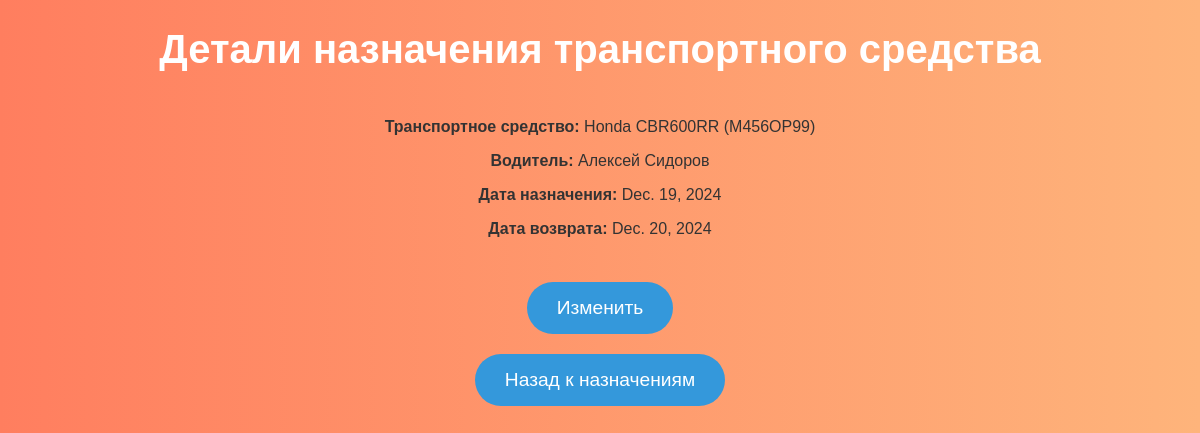
The app's page /assignments/detail/2/ with its own data.
### lab7app/models.py (models this page shows, shortened)
class VehicleAssignment(models.Model):
    assignment_id = models.AutoField(primary_key=True)
    vehicle = models.ForeignKey(Vehicle, on_delete=models.CASCADE)
    driver = models.ForeignKey(Driver, on_delete=models.CASCADE)
    assignment_date = models.DateField()
    return_date = models.DateField(null=True, blank=True)

class Vehicle(models.Model):
    vehicle_id = models.AutoField(primary_key=True)
    type = models.CharField(max_length=255)
    model = models.CharField(max_length=255)
    brand = models.CharField(max_length=255)
    manufacture_year = models.IntegerField()
    registration_number = models.CharField(max_length=255, unique=True)
    def __str__(self):
        return f"{self.brand} {self.model} ({self.registration_number})"

class Driver(models.Model):
    driver_id = models.AutoField(primary_key=True)
    first_name = models.CharField(max_length=255)
    last_name = models.CharField(max_length=255)
    license_number = models.CharField(max_length=255, unique=True)
    birth_date = models.DateField()
    driving_experience = models.IntegerField()
    def __str__(self):
        return f"{self.first_name} {self.last_name}"

### lab7app/views.py (the view)
# urls.py: path('assignments/detail/<int:assignment_id>/', views.assignment_detail, name='assignment_detail'),
def assignment_detail(request, assignment_id):
    assignment = get_object_or_404(VehicleAssignment, assignment_id=assignment_id)
    return render(request, 'assignment_detail.html', {'assignment': assignment})

### lab7app/templates/assignment_detail.html (shortened to what this page needs)
{% load static %}
<!DOCTYPE html>
<html lang="ru">
<head>
    <link rel="stylesheet" href="{% static 'styles.css' %}">
</head>
<body class="vehicle-assignment-detail">
    <h1>Детали назначения транспортного средства</h1>
    <div class="assignment-info">
        <p><strong>Транспортное средство:</strong> {{ assignment.vehicle }}</p>
        <p><strong>Водитель:</strong> {{ assignment.driver }}</p>
        <p><strong>Дата назначения:</strong> {{ assignment.assignment_date }}</p>
        <p><strong>Дата возврата:</strong> {{ assignment.return_date }}</p>
    </div>
    <br>
    <a href="{% url 'edit_assignment' assignment.assignment_id %}">
        <button>Изменить</button>
    </a>
    <a href="{% url 'assignments' %}">
        <button>Назад к назначениям</button>
    </a>
</body>
</html>

### lab7app/static/styles.css (style rules this page uses)
body { font-family: 'Arial', sans-serif; background: linear-gradient(to right, #ff7e5f, #feb47b); color: #333; margin: 0; padding: 0; display: flex; flex-direction: column; justify-content: flex-start; align-items: center; height: 100vh; text-align: center; }
h1 { font-size: 2.5em; color: #ffffff; margin-bottom: 30px; font-weight: bold; }
button { padding: 15px 30px; font-size: 1.2em; margin: 10px 0; border-radius: 50px; border: none; cursor: pointer; transition: background-color 0.3s ease, transform 0.3s ease; background-color: #3498db; color: white; }
a { text-decoration: none; color: inherit; }

### records on screen
VehicleAssignment: vehicle "Honda CBR600RR (М456ОР99)", driver "Алексей Сидоров", assignment_date "Dec. 19, 2024", return_date "Dec. 20, 2024"
